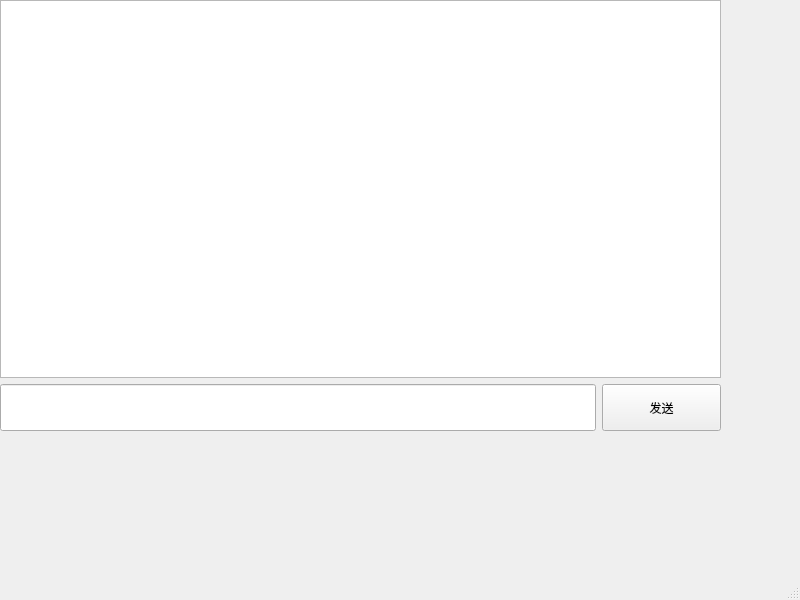
<?xml version="1.0" encoding="UTF-8"?>
<ui version="4.0">
 <class>MainWindow</class>
 <widget class="QMainWindow" name="MainWindow">
  <property name="geometry">
   <rect>
    <x>0</x>
    <y>0</y>
    <width>800</width>
    <height>600</height>
   </rect>
  </property>
  <property name="windowTitle">
   <string>MainWindow</string>
  </property>
  <widget class="QWidget" name="centralwidget">
   <widget class="QWidget" name="">
    <property name="geometry">
     <rect>
      <x>0</x>
      <y>0</y>
      <width>721</width>
      <height>431</height>
     </rect>
    </property>
    <layout class="QVBoxLayout" name="verticalLayout" stretch="8,1">
     <item>
      <widget class="QListWidget" name="listWidget"/>
     </item>
     <item>
      <layout class="QHBoxLayout" name="horizontalLayout" stretch="5,1">
       <item>
        <widget class="QLineEdit" name="lineEdit">
         <property name="sizePolicy">
          <sizepolicy hsizetype="Expanding" vsizetype="Expanding">
           <horstretch>0</horstretch>
           <verstretch>0</verstretch>
          </sizepolicy>
         </property>
        </widget>
       </item>
       <item>
        <widget class="QPushButton" name="pushButton">
         <property name="sizePolicy">
          <sizepolicy hsizetype="Minimum" vsizetype="Expanding">
           <horstretch>0</horstretch>
           <verstretch>0</verstretch>
          </sizepolicy>
         </property>
         <property name="text">
          <string>发送</string>
         </property>
        </widget>
       </item>
      </layout>
     </item>
    </layout>
   </widget>
  </widget>
  <widget class="QMenuBar" name="menubar">
   <property name="geometry">
    <rect>
     <x>0</x>
     <y>0</y>
     <width>800</width>
     <height>22</height>
    </rect>
   </property>
  </widget>
  <widget class="QStatusBar" name="statusbar"/>
 </widget>
 <resources/>
 <connections/>
</ui>
